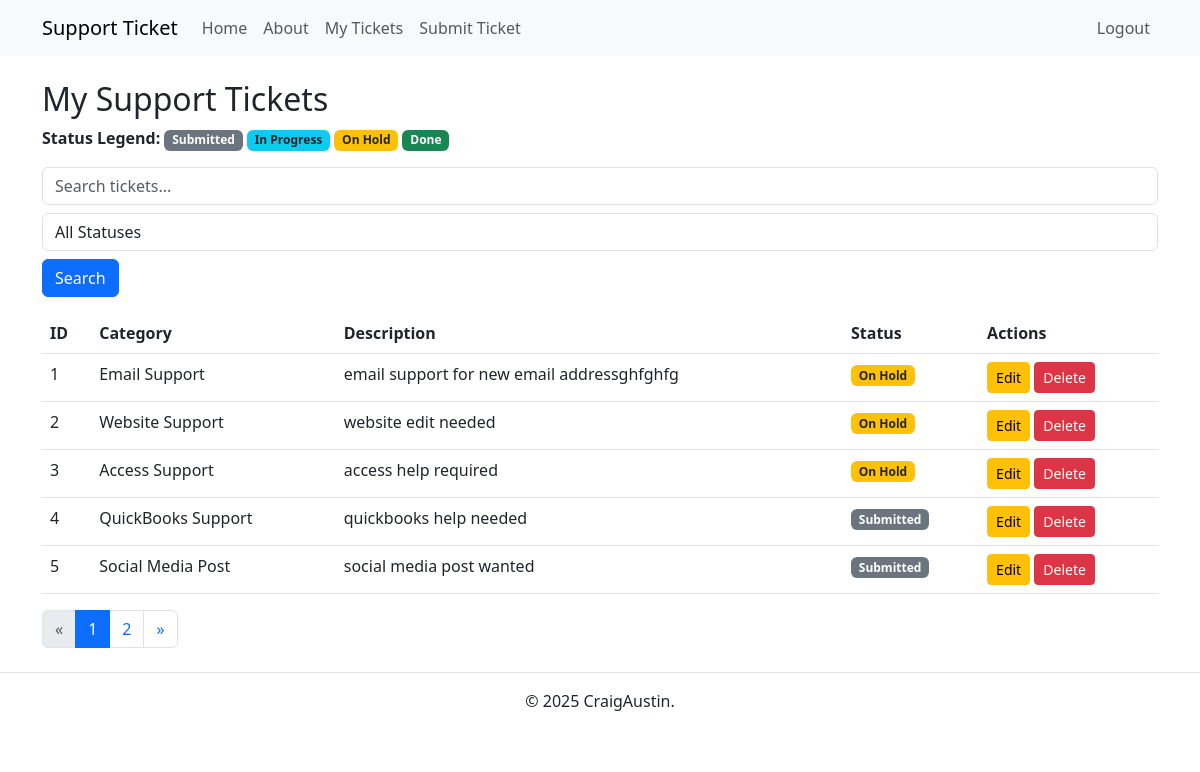
The app's page /tickets (signed in), older data.
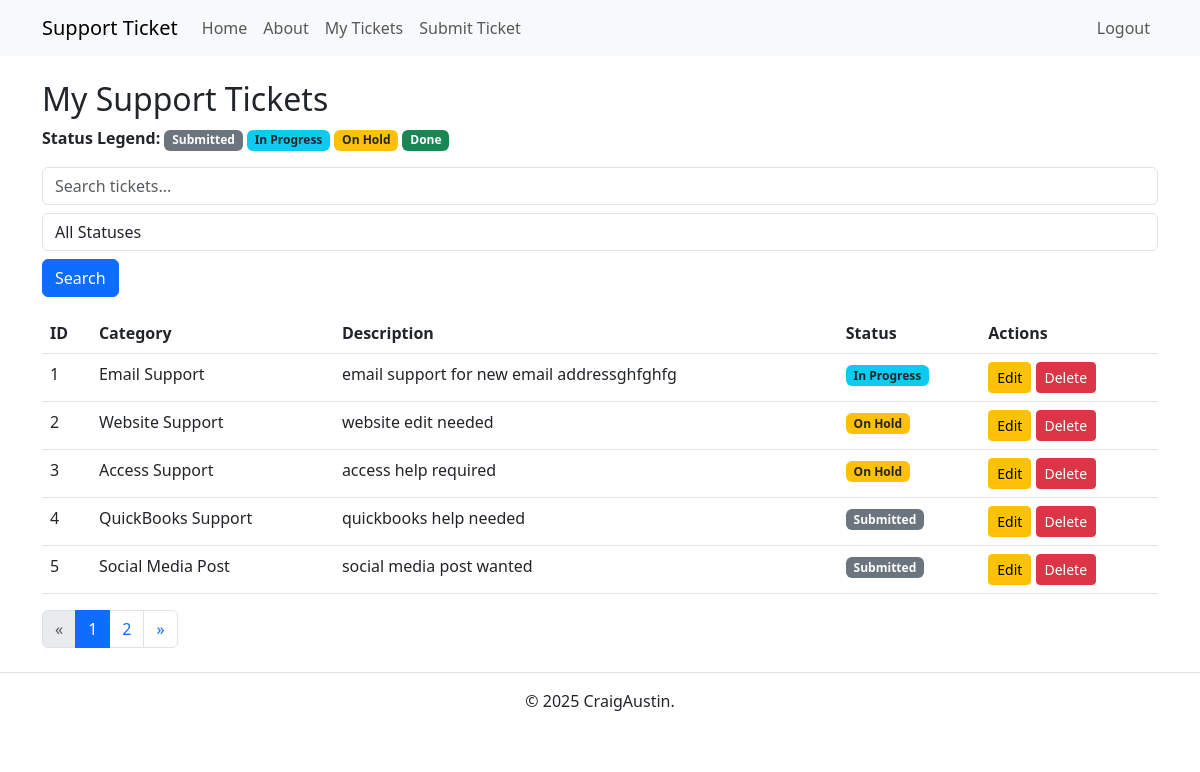
The same page, newer data.
### app.py (models this page shows)
class Ticket(db.Model):
    id = db.Column(db.Integer, primary_key=True)
    user_id = db.Column(db.Integer, db.ForeignKey('user.id'), nullable=False)
    category = db.Column(db.String(100), nullable=False)
    description = db.Column(db.Text, nullable=False)
    status = db.Column(db.String(20), default='Submitted')
    created_at = db.Column(db.DateTime, default=datetime.utcnow)
    user = db.relationship('User', backref=db.backref('tickets', lazy=True))

### app.py (the view)
@app.route('/tickets', methods=['GET'])
@login_required
def view_tickets():
    search_query = request.args.get('search', '')
    status_filter = request.args.get('status_filter', '')
    tickets_query = Ticket.query.filter_by(user_id=current_user.id)
    if search_query:
        tickets_query = tickets_query.filter(
            Ticket.category.ilike(f"%{search_query}%") |
            Ticket.description.ilike(f"%{search_query}%")
        )
    if status_filter:
        tickets_query = tickets_query.filter_by(status=status_filter)
    page, per_page, offset = get_page_args(page_parameter='page', per_page_parameter='per_page')
    per_page = 5
    total = tickets_query.count()
    tickets = tickets_query.offset(offset).limit(per_page).all()
    for ticket in tickets:
        ticket.logs = ActivityLog.query.filter_by(ticket_id=ticket.id).order_by(ActivityLog.timestamp.desc()).all()
    pagination = Pagination(page=page, per_page=per_page, total=total, css_framework='bootstrap4')
    return render_template('tickets.html', tickets=tickets, pagination=pagination)

### app.py (called while the page is built)
@login_manager.user_loader
def load_user(user_id):
    return User.query.get(int(user_id))

### templates/tickets.html (shortened to what this page needs)
{% extends 'base.html' %}
{% block content %}
<h2>My Support Tickets</h2>
<div class="mb-3">
    <strong>Status Legend:</strong>
    <span class="badge bg-secondary">Submitted</span>
    <span class="badge bg-info text-dark">In Progress</span>
    <span class="badge bg-warning text-dark">On Hold</span>
    <span class="badge bg-success">Done</span>
</div>
{% if tickets %}
<form method="GET" action="{{ url_for('view_tickets') }}" class="mb-3">
    <input type="text" name="search" placeholder="Search tickets..." class="form-control"
        value="{{ request.args.get('search', '') }}">
    <select name="status_filter" class="form-control mt-2">
        <option value="">All Statuses</option>
    </select>
    <button type="submit" class="btn btn-primary mt-2">Search</button>
</form>
<table class="table">
    <thead>
        <tr>
            <th>ID</th>
            <th>Category</th>
            <th>Description</th>
            <th>Status</th>
            <th>Actions</th>
        </tr>
    </thead>
    <tbody>
        {% for ticket in tickets %}
        <tr>
            <td>{{ ticket.id }}</td>
            <td>{{ ticket.category }}</td>
            <td>{{ ticket.description }}</td>
            <td>
                {% if ticket.status == "Submitted" %}
                <span class="badge bg-secondary">Submitted</span>
                {% elif ticket.status == "In Progress" %}
                <span class="badge bg-info text-dark">In Progress</span>
                {% elif ticket.status == "On Hold" %}
                <span class="badge bg-warning text-dark">On Hold</span>
                {% elif ticket.status == "Done" %}
                <span class="badge bg-success">Done</span>
                {% else %}
                <span class="badge bg-light text-dark">{{ ticket.status }}</span>
                {% endif %}
            </td>
            <td>
                {% if ticket.user_id == current_user.id %}
                {% if ticket.status != "Done" %}
                <a href="{{ url_for('edit_ticket', ticket_id=ticket.id) }}" class="btn btn-warning btn-sm">Edit</a>
                <form action="{{ url_for('delete_ticket', ticket_id=ticket.id) }}" method="POST" style="display:inline;"
                    onsubmit="return confirm('Are you sure you want to delete this ticket?');">
                    <button type="submit" class="btn btn-danger btn-sm">Delete</button>
                </form>
                {% else %}
                <span class="text-muted">Done</span>
                {% endif %}
                {% endif %}
            </td>
        </tr>
        {% endfor %}
    </tbody>
</table>
<div class="pagination-container">
    {{ pagination.links }}
</div>
{% else %}
<p>You have no submitted tickets.</p>
{% endif %}
{% endblock %}

### templates/base.html (shortened to what this page needs)
<!DOCTYPE html>
<html lang="en">
<head>
    <link rel="stylesheet" href="{{ url_for('static', filename='styles.css') }}">
    <link href="https://cdn.jsdelivr.net/npm/bootstrap@5.3.0/dist/css/bootstrap.min.css" rel="stylesheet">
</head>
<body>
    <nav class="navbar navbar-expand-lg navbar-light bg-light">
        <div class="container">
            <a class="navbar-brand" href="{{ url_for('index') }}">Support Ticket</a>
            <div class="collapse navbar-collapse" id="navbarNav">
                <ul class="navbar-nav me-auto">
                    <li class="nav-item">
                        <a class="nav-link" href="{{ url_for('index') }}">Home</a>
                    </li>
                    <li class="nav-item">
                        <a class="nav-link" href="{{ url_for('about') }}">About</a>
                    </li>
                    {% if current_user.is_authenticated %}
                    <li class="nav-item">
                        <a class="nav-link" href="{{ url_for('view_tickets') }}">My Tickets</a>
                    </li>
                    <li class="nav-item">
                        <a class="nav-link" href="{{ url_for('submit_ticket') }}">Submit Ticket</a>
                    </li>
                    {% endif %}
                </ul>
                <ul class="navbar-nav ms-auto">
                    {% if current_user.is_authenticated %}
                    <li class="nav-item">
                        <a class="nav-link" href="{{ url_for('logout') }}">Logout</a>
                    </li>
                    {% endif %}
                </ul>
            </div>
        </div>
    </nav>
    <div class="container mt-4">
        {% block content %}{% endblock %}
    </div>
    <footer class="text-center mt-4 py-3 border-top">
        <p>&copy; 2025 CraigAustin.</p>
    </footer>
</body>
</html>

### static/styles.css (style rules this page uses)
*, *::before, *::after { box-sizing: border-box; }
* { margin: 0; }
body { line-height: 1.5; -webkit-font-smoothing: antialiased; }
input, button, textarea, select { font: inherit; }
p, h1, h2, h3, h4, h5, h6 { overflow-wrap: break-word; }
p { text-wrap: pretty; }
h1, h2, h3, h4, h5, h6 { text-wrap: balance; }

Row changes from the older to the newer data that the page shows:
changed Ticket "Email Support": status "On Hold" → "In Progress"
